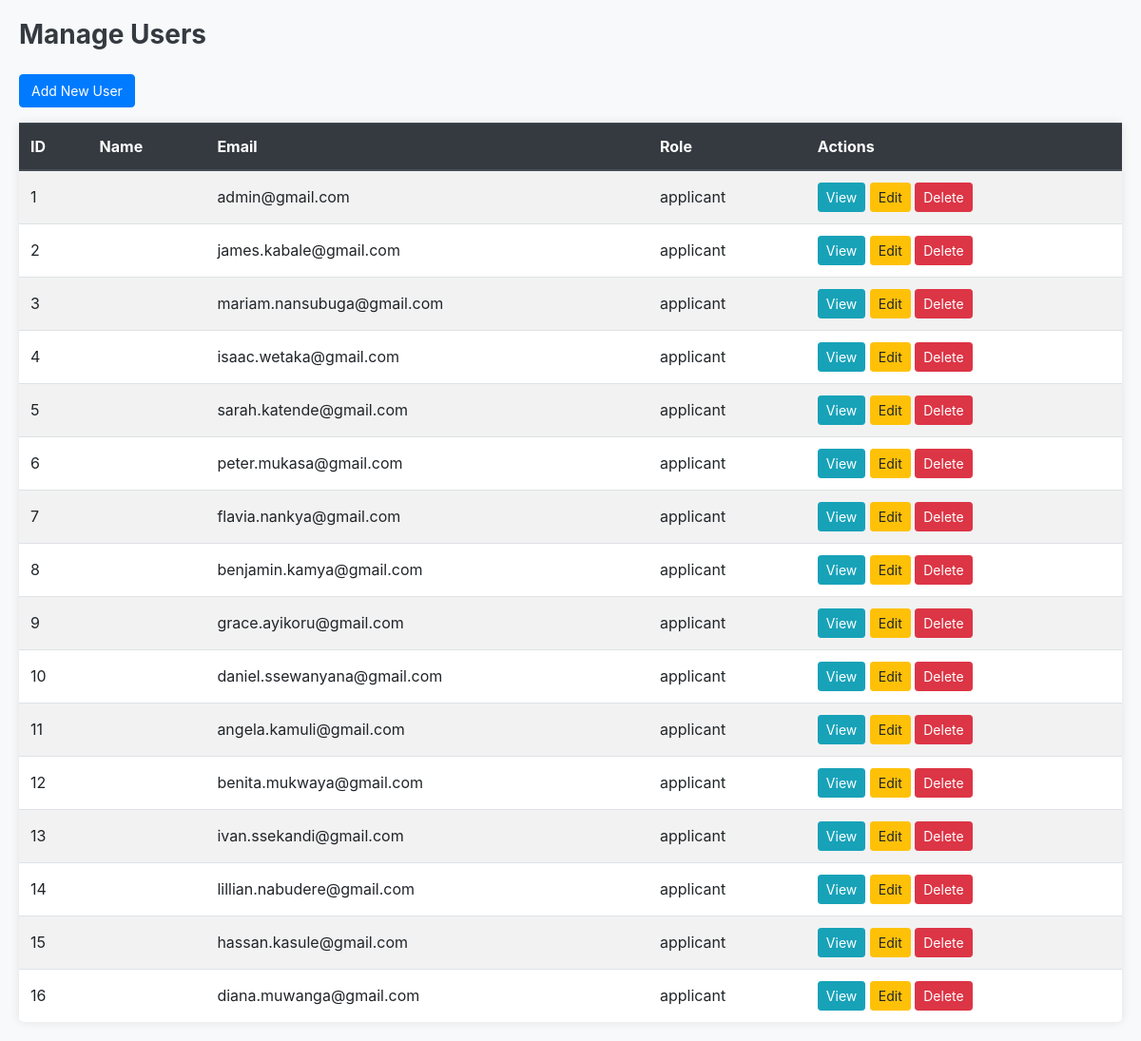
Page /admin/manage_users.php on the earlier database version.
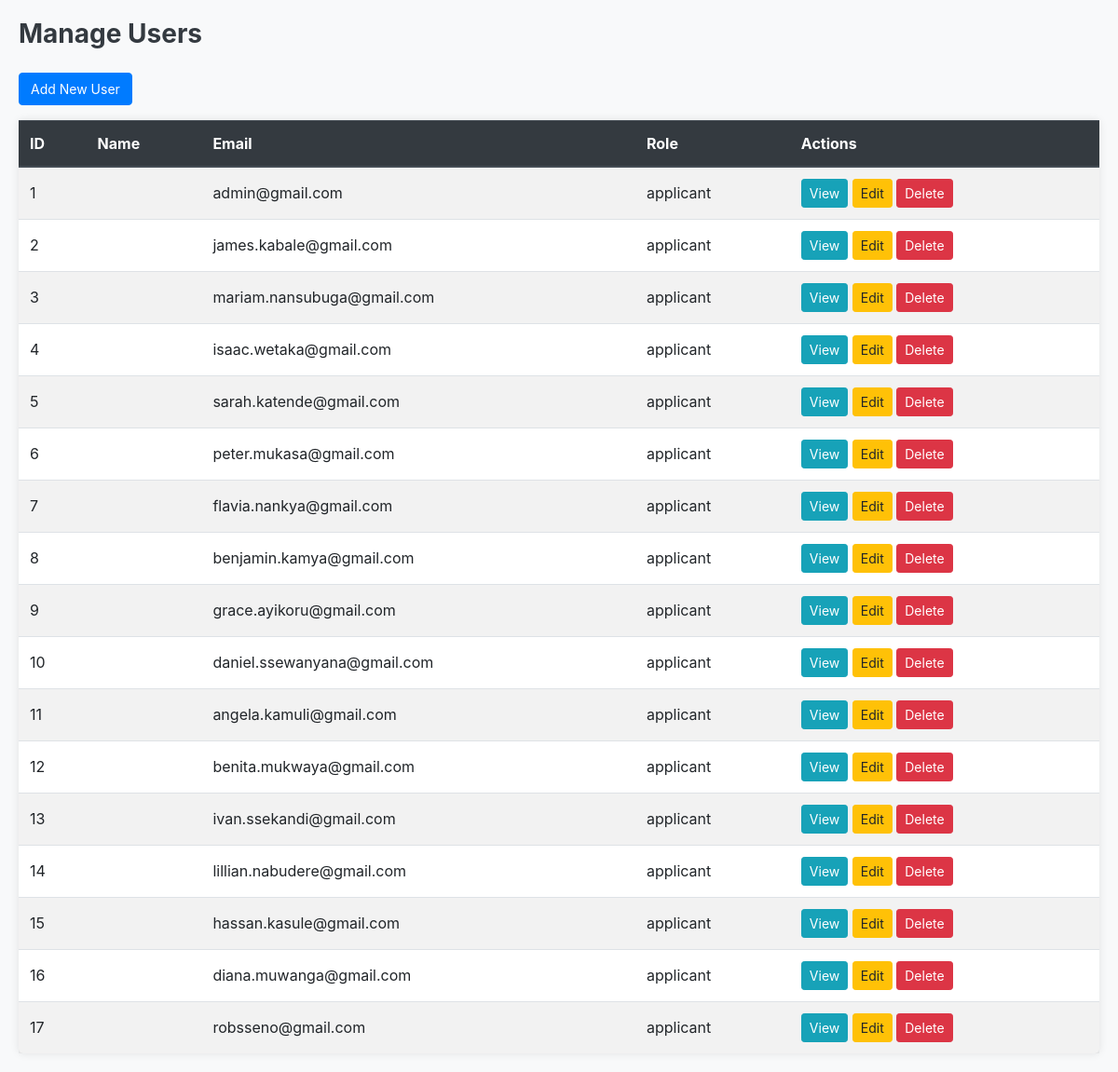
Same page on the later database version.
### tables this page shows
CREATE TABLE `users` (
  `id` int(11) NOT NULL,
  `email` varchar(255) NOT NULL,
  `password` varchar(255) NOT NULL,
  `role` enum('admin','applicant') DEFAULT 'applicant',
  `created_at` timestamp NOT NULL DEFAULT current_timestamp()
);

### admin/manage_users.php (the view, shortened to what this page needs)
<?php include('../includes/db_connect.php'); ?>
<!DOCTYPE html>
<html lang="en">
<head>
    <link href="https://stackpath.bootstrapcdn.com/bootstrap/4.5.2/css/bootstrap.min.css" rel="stylesheet">
</head>
<body>
    <div class="content">
        <h3 class="mb-4">Manage Users</h3>
        <a href="add_user.php" class="btn btn-primary mb-3">Add New User</a>
        <table class="table table-striped">
            <thead class="thead-dark">
                <tr>
                    <th>ID</th>
                    <th>Name</th>
                    <th>Email</th>
                    <th>Role</th>
                    <th>Actions</th>
                </tr>
            </thead>
            <tbody>
                <?php
                $result = $conn->query("SELECT * FROM users");
                while ($row = $result->fetch_assoc()) {
                    echo "<tr><td>{$row['id']}</td><td>{$row['name']}</td><td>{$row['email']}</td><td>{$row['role']}</td>
                    <td>
                        <a href='view_user.php?id={$row['id']}' class='btn btn-info btn-sm'>View</a>
                        <a href='edit_user.php?id={$row['id']}' class='btn btn-warning btn-sm'>Edit</a>
                        <a href='delete_user.php?id={$row['id']}' class='btn btn-danger btn-sm' onclick=\"return confirm('Are you sure you want to delete this user?');\">Delete</a>
                    </td></tr>";
                }
                ?>
            </tbody>
        </table>
    </div>
</body>
</html>

### admin/manage_users.php (style rules this page uses)
body { background-color: #f8f9fa; }
.content { margin: 20px; }
h3 { color: #343a40; font-weight: 700; }
.table { background-color: #ffffff; border-radius: 5px; box-shadow: 0px 0px 10px rgba(0, 0, 0, 0.1); }
.table th, .table td { vertical-align: middle !important; }
.btn { font-size: 14px; }

Differences in the rows shown:
added users: id "17", email "robsseno@gmail.com", role "applicant"
